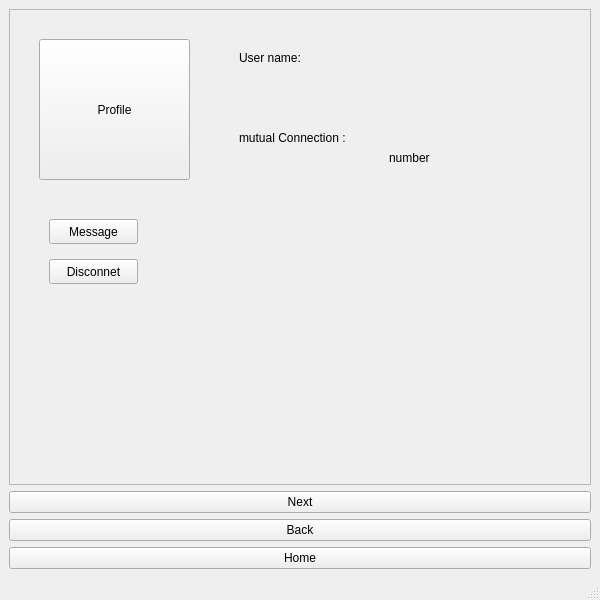
<?xml version="1.0" encoding="UTF-8"?>
<ui version="4.0">
 <class>MainWindow</class>
 <widget class="QMainWindow" name="MainWindow">
  <property name="geometry">
   <rect>
    <x>0</x>
    <y>0</y>
    <width>600</width>
    <height>600</height>
   </rect>
  </property>
  <property name="windowTitle">
   <string>MainWindow</string>
  </property>
  <widget class="QWidget" name="centralwidget">
   <layout class="QVBoxLayout" name="verticalLayout">
    <item>
     <widget class="QFrame" name="frame">
      <property name="frameShape">
       <enum>QFrame::StyledPanel</enum>
      </property>
      <property name="frameShadow">
       <enum>QFrame::Raised</enum>
      </property>
      <widget class="QPushButton" name="profile">
       <property name="geometry">
        <rect>
         <x>30</x>
         <y>30</y>
         <width>151</width>
         <height>141</height>
        </rect>
       </property>
       <property name="text">
        <string>Profile</string>
       </property>
      </widget>
      <widget class="QLabel" name="label">
       <property name="geometry">
        <rect>
         <x>230</x>
         <y>40</y>
         <width>91</width>
         <height>17</height>
        </rect>
       </property>
       <property name="text">
        <string>User name:</string>
       </property>
      </widget>
      <widget class="QLabel" name="Username">
       <property name="geometry">
        <rect>
         <x>340</x>
         <y>70</y>
         <width>131</width>
         <height>17</height>
        </rect>
       </property>
       <property name="text">
        <string/>
       </property>
      </widget>
      <widget class="QLabel" name="label_2">
       <property name="geometry">
        <rect>
         <x>230</x>
         <y>120</y>
         <width>161</width>
         <height>17</height>
        </rect>
       </property>
       <property name="text">
        <string>mutual Connection :</string>
       </property>
      </widget>
      <widget class="QLabel" name="mutualConnection">
       <property name="geometry">
        <rect>
         <x>380</x>
         <y>140</y>
         <width>67</width>
         <height>17</height>
        </rect>
       </property>
       <property name="text">
        <string>number</string>
       </property>
      </widget>
      <widget class="QPushButton" name="MessageButton">
       <property name="geometry">
        <rect>
         <x>40</x>
         <y>210</y>
         <width>89</width>
         <height>25</height>
        </rect>
       </property>
       <property name="text">
        <string>Message</string>
       </property>
      </widget>
      <widget class="QPushButton" name="DisConnectButton">
       <property name="geometry">
        <rect>
         <x>40</x>
         <y>250</y>
         <width>89</width>
         <height>25</height>
        </rect>
       </property>
       <property name="text">
        <string>Disconnet</string>
       </property>
      </widget>
     </widget>
    </item>
    <item>
     <widget class="QPushButton" name="next">
      <property name="text">
       <string>Next</string>
      </property>
     </widget>
    </item>
    <item>
     <widget class="QPushButton" name="Back">
      <property name="text">
       <string>Back</string>
      </property>
     </widget>
    </item>
    <item>
     <widget class="QPushButton" name="home">
      <property name="text">
       <string>Home</string>
      </property>
     </widget>
    </item>
   </layout>
  </widget>
  <widget class="QMenuBar" name="menubar">
   <property name="geometry">
    <rect>
     <x>0</x>
     <y>0</y>
     <width>600</width>
     <height>22</height>
    </rect>
   </property>
  </widget>
  <widget class="QStatusBar" name="statusbar"/>
 </widget>
 <resources/>
 <connections/>
</ui>
